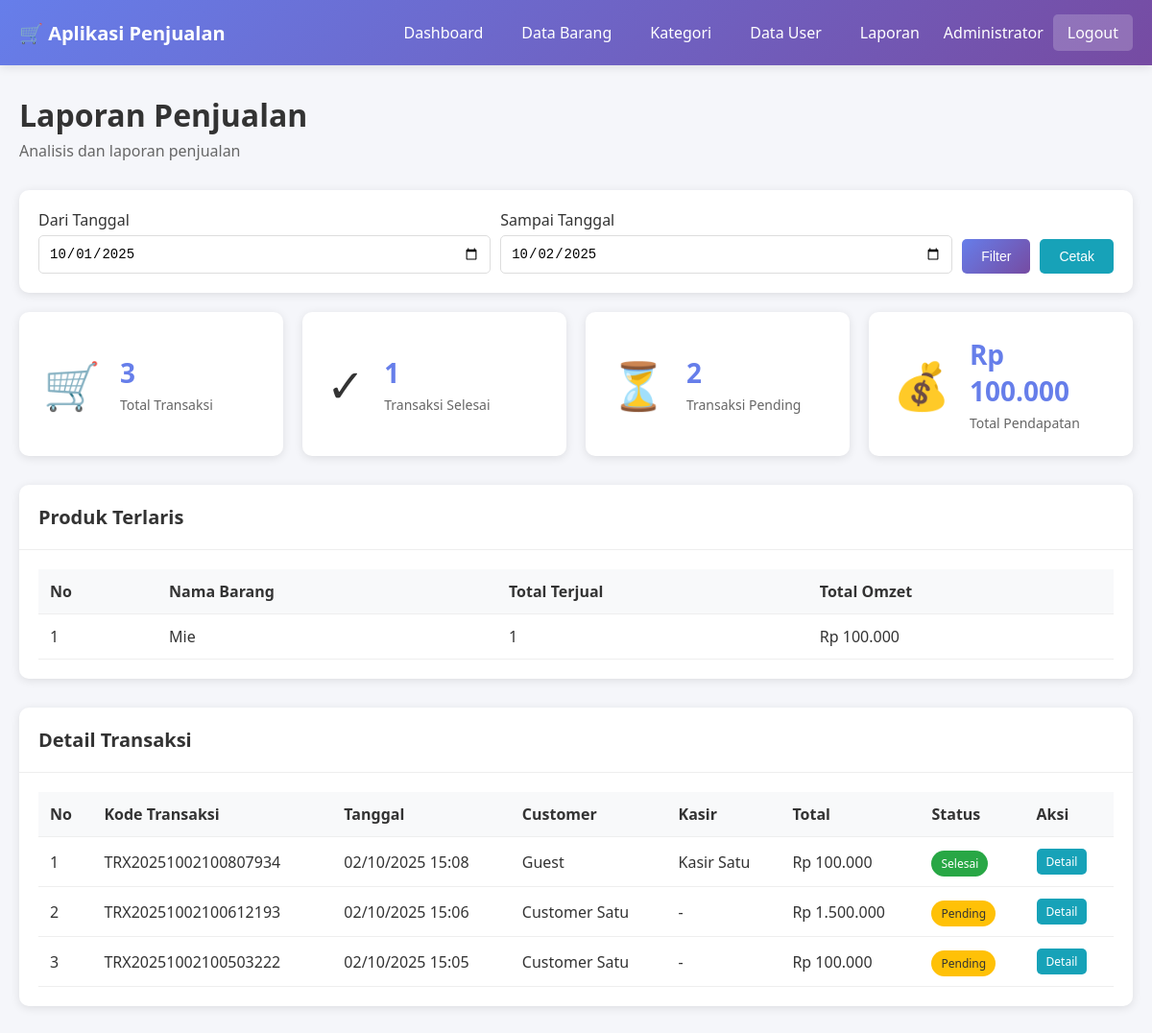
Screenshot of /laporan.php (signed in) with the database file from the repository.
### tables this page shows
CREATE TABLE `transaksi` (
  `id` int(11) NOT NULL,
  `kode_transaksi` varchar(50) NOT NULL,
  `id_customer` int(11) DEFAULT NULL,
  `id_kasir` int(11) DEFAULT NULL,
  `tanggal_transaksi` datetime DEFAULT current_timestamp(),
  `total_harga` decimal(10,2) NOT NULL,
  `status` enum('pending','selesai','batal') DEFAULT 'pending'
);

CREATE TABLE `users` (
  `id` int(11) NOT NULL,
  `username` varchar(50) NOT NULL,
  `password` varchar(255) NOT NULL,
  `nama_lengkap` varchar(100) NOT NULL,
  `email` varchar(100) DEFAULT NULL,
  `role` enum('admin','kasir','customer') NOT NULL,
  `alamat` text DEFAULT NULL,
  `no_telp` varchar(20) DEFAULT NULL,
  `created_at` timestamp NOT NULL DEFAULT current_timestamp()
);

### config.php (called while the page is built, shortened)
<?php
function format_rupiah($angka) {
    return "Rp " . number_format($angka, 0, ',', '.');
}
?>

### laporan.php (the view, shortened to what this page needs)
<?php
require_once 'config.php';
$dari = isset($_GET['dari']) ? clean_input($_GET['dari']) : date('Y-m-01');
$sampai = isset($_GET['sampai']) ? clean_input($_GET['sampai']) : date('Y-m-d');
$query_stats = "SELECT
                COUNT(*) as total_transaksi,
                SUM(CASE WHEN status='selesai' THEN total_harga ELSE 0 END) as total_pendapatan,
                SUM(CASE WHEN status='selesai' THEN 1 ELSE 0 END) as transaksi_selesai,
                SUM(CASE WHEN status='pending' THEN 1 ELSE 0 END) as transaksi_pending
                FROM transaksi
                WHERE DATE(tanggal_transaksi) BETWEEN '$dari' AND '$sampai'";
$result_stats = mysqli_query($conn, $query_stats);
$stats = mysqli_fetch_assoc($result_stats);
$query_transaksi = "SELECT t.*, u.nama_lengkap as nama_customer, k.nama_lengkap as nama_kasir
                    FROM transaksi t
                    LEFT JOIN users u ON t.id_customer = u.id
                    LEFT JOIN users k ON t.id_kasir = k.id
                    WHERE DATE(t.tanggal_transaksi) BETWEEN '$dari' AND '$sampai'
                    ORDER BY t.tanggal_transaksi DESC";
$result_transaksi = mysqli_query($conn, $query_transaksi);
$query_terlaris = "SELECT b.nama_barang, SUM(dt.jumlah) as total_terjual, SUM(dt.subtotal) as total_omzet
                   FROM detail_transaksi dt
                   JOIN barang b ON dt.id_barang = b.id
                   JOIN transaksi t ON dt.id_transaksi = t.id
                   WHERE t.status='selesai' AND DATE(t.tanggal_transaksi) BETWEEN '$dari' AND '$sampai'
                   GROUP BY dt.id_barang
                   ORDER BY total_terjual DESC
                   LIMIT 10";
$result_terlaris = mysqli_query($conn, $query_terlaris);
?>
<!DOCTYPE html>
<html lang="id">
<head>
    <link rel="stylesheet" href="style.css">
</head>
<body>
    <?php include 'navbar.php'; ?>
    <div class="container">
        <div class="page-header">
            <h1>Laporan Penjualan</h1>
            <p>Analisis dan laporan penjualan</p>
        </div>
        <div class="card" style="margin-bottom: 20px;">
            <div class="card-body">
                <form method="GET" action="" style="display: flex; gap: 10px; align-items: end;">
                    <div class="form-group" style="flex: 1; margin: 0;">
                        <label>Dari Tanggal</label>
                        <input type="date" name="dari" class="form-control" value="<?php echo $dari; ?>">
                    </div>
                    <div class="form-group" style="flex: 1; margin: 0;">
                        <label>Sampai Tanggal</label>
                        <input type="date" name="sampai" class="form-control" value="<?php echo $sampai; ?>">
                    </div>
                    <button type="submit" class="btn btn-primary">Filter</button>
                    <button onclick="window.print()" type="button" class="btn btn-info">Cetak</button>
                </form>
            </div>
        </div>
        <div class="stats-grid">
            <div class="stat-card">
                <div class="stat-icon">🛒</div>
                <div class="stat-info">
                    <h3><?php echo $stats['total_transaksi']; ?></h3>
                    <p>Total Transaksi</p>
                </div>
            </div>
            <div class="stat-card">
                <div class="stat-icon">✓</div>
                <div class="stat-info">
                    <h3><?php echo $stats['transaksi_selesai']; ?></h3>
                    <p>Transaksi Selesai</p>
                </div>
            </div>
            <div class="stat-card">
                <div class="stat-icon">⏳</div>
                <div class="stat-info">
                    <h3><?php echo $stats['transaksi_pending']; ?></h3>
                    <p>Transaksi Pending</p>
                </div>
            </div>
            <div class="stat-card">
                <div class="stat-icon">💰</div>
                <div class="stat-info">
                    <h3><?php echo format_rupiah($stats['total_pendapatan']); ?></h3>
                    <p>Total Pendapatan</p>
                </div>
            </div>
        </div>
        <div class="card">
            <div class="card-header">
                <h2>Produk Terlaris</h2>
            </div>
            <div class="card-body">
                <table class="table">
                    <thead>
                        <tr>
                            <th>No</th>
                            <th>Nama Barang</th>
                            <th>Total Terjual</th>
                            <th>Total Omzet</th>
                        </tr>
                    </thead>
                    <tbody>
                        <?php
                        $no = 1;
                        while ($row = mysqli_fetch_assoc($result_terlaris)):
                        ?>
                        <tr>
                            <td><?php echo $no++; ?></td>
                            <td><?php echo $row['nama_barang']; ?></td>
                            <td><?php echo $row['total_terjual']; ?></td>
                            <td><?php echo format_rupiah($row['total_omzet']); ?></td>
                        </tr>
                        <?php endwhile; ?>
                    </tbody>
                </table>
            </div>
        </div>
        <div class="card">
            <div class="card-header">
                <h2>Detail Transaksi</h2>
            </div>
            <div class="card-body">
                <table class="table">
                    <thead>
                        <tr>
                            <th>No</th>
                            <th>Kode Transaksi</th>
                            <th>Tanggal</th>
                            <th>Customer</th>
                            <th>Kasir</th>
                            <th>Total</th>
                            <th>Status</th>
                            <th>Aksi</th>
                        </tr>
                    </thead>
                    <tbody>
                        <?php
                        $no = 1;
                        while ($row = mysqli_fetch_assoc($result_transaksi)):
                        ?>
                        <tr>
                            <td><?php echo $no++; ?></td>
                            <td><?php echo $row['kode_transaksi']; ?></td>
                            <td><?php echo date('d/m/Y H:i', strtotime($row['tanggal_transaksi'])); ?></td>
                            <td><?php echo $row['nama_customer'] ?? 'Guest'; ?></td>
                            <td><?php echo $row['nama_kasir'] ?? '-'; ?></td>
                            <td><?php echo format_rupiah($row['total_harga']); ?></td>
                            <td>
                                <span class="badge badge-<?php echo $row['status']; ?>">
                                    <?php echo ucfirst($row['status']); ?>
                                </span>
                            </td>
                            <td>
                                <a href="detail_pesanan.php?id=<?php echo $row['id']; ?>"
                                   class="btn btn-info btn-sm">Detail</a>
                            </td>
                        </tr>
                        <?php endwhile; ?>
                    </tbody>
                </table>
            </div>
        </div>
    </div>
</body>
</html>

### navbar.php (shortened to what this page needs)
<nav class="navbar">
    <div class="nav-container">
        <div class="nav-brand">
            <a href="dashboard.php">🛒 Aplikasi Penjualan</a>
        </div>
        <ul class="nav-menu">
            <li><a href="dashboard.php">Dashboard</a></li>
            <?php if ($_SESSION['role'] == 'admin'): ?>
                <li><a href="barang.php">Data Barang</a></li>
                <li><a href="kategori.php">Kategori</a></li>
                <li><a href="users.php">Data User</a></li>
                <li><a href="laporan.php">Laporan</a></li>
            <?php endif; ?>
            <li class="nav-user">
                <span><?php echo $_SESSION['nama_lengkap']; ?></span>
                <a href="logout.php" class="btn-logout">Logout</a>
            </li>
        </ul>
    </div>
</nav>

### style.css (style rules this page uses)
* { margin: 0; padding: 0; box-sizing: border-box; }
body { font-family: 'Segoe UI', Tahoma, Geneva, Verdana, sans-serif; background: #f5f6fa; color: #333; }
.navbar { background: linear-gradient(135deg, #667eea 0%, #764ba2 100%); color: white; padding: 0; box-shadow: 0 2px 10px rgba(0,0,0,0.1); }
.nav-container { max-width: 1200px; margin: 0 auto; display: flex; justify-content: space-between; align-items: center; padding: 15px 20px; }
.nav-brand a { color: white; text-decoration: none; font-size: 20px; font-weight: bold; }
.nav-menu { display: flex; list-style: none; align-items: center; gap: 10px; }
.nav-menu li a { color: white; text-decoration: none; padding: 8px 15px; border-radius: 5px; transition: background 0.3s; }
.nav-user { display: flex; align-items: center; gap: 10px; }
.btn-logout { background: rgba(255,255,255,0.2); padding: 8px 15px; border-radius: 5px; }
.container { max-width: 1200px; margin: 30px auto; padding: 0 20px; }
.page-header { margin-bottom: 30px; }
.page-header h1 { font-size: 32px; color: #333; margin-bottom: 5px; }
.page-header p { color: #666; }
.stats-grid { display: grid; grid-template-columns: repeat(auto-fit, minmax(250px, 1fr)); gap: 20px; margin-bottom: 30px; }
.stat-card { background: white; padding: 25px; border-radius: 10px; box-shadow: 0 2px 10px rgba(0,0,0,0.1); display: flex; align-items: center; gap: 20px; }
.stat-icon { font-size: 48px; }
.stat-info h3 { font-size: 28px; color: #667eea; margin-bottom: 5px; }
.stat-info p { color: #666; font-size: 14px; }
.card { background: white; border-radius: 10px; box-shadow: 0 2px 10px rgba(0,0,0,0.1); margin-bottom: 30px; }
.card-header { padding: 20px; border-bottom: 1px solid #eee; display: flex; justify-content: space-between; align-items: center; }
.card-header h2 { font-size: 20px; color: #333; }
.card-body { padding: 20px; }
.table { width: 100%; border-collapse: collapse; }
.table thead { background: #f8f9fa; }
.table th, .table td { padding: 12px; text-align: left; border-bottom: 1px solid #eee; }
.table th { font-weight: 600; color: #333; }
.btn { padding: 10px 20px; border: none; border-radius: 5px; cursor: pointer; font-size: 14px; text-decoration: none; display: inline-block; transition: all 0.3s; }
.btn-primary { background: linear-gradient(135deg, #667eea 0%, #764ba2 100%); color: white; }
.btn-info { background: #17a2b8; color: white; }
.btn-sm { padding: 5px 10px; font-size: 12px; }
.badge { padding: 5px 10px; border-radius: 20px; font-size: 12px; font-weight: 500; }
.badge-pending { background: #ffc107; color: #333; }
.badge-selesai { background: #28a745; color: white; }
.form-group { margin-bottom: 20px; }
.form-group label { display: block; margin-bottom: 5px; color: #333; font-weight: 500; }
.form-control { width: 100%; padding: 10px; border: 1px solid #ddd; border-radius: 5px; font-size: 14px; }

### rows the page displays
transaksi: kode_transaksi "TRX20251002100807934", tanggal_transaksi "02/10/2025 15:08", nama_customer "Guest", id_kasir.nama_lengkap "Kasir Satu", total_harga "Rp 100.000", status "Selesai"
transaksi: kode_transaksi "TRX20251002100612193", tanggal_transaksi "02/10/2025 15:06", id_customer.nama_lengkap "Customer Satu", nama_kasir "-", total_harga "Rp 1.500.000", status "Pending"
transaksi: kode_transaksi "TRX20251002100503222", tanggal_transaksi "02/10/2025 15:05", id_customer.nama_lengkap "Customer Satu", nama_kasir "-", total_harga "Rp 100.000", status "Pending"

### other values shown
$_SESSION['nama_lengkap'] "Administrator"
$stats['total_transaksi'] "3"
$stats['transaksi_selesai'] "1"
$stats['transaksi_pending'] "2"
format_rupiah($stats['total_pendapatan']) "Rp 100.000"
$row['nama_barang'] "Mie"
$row['total_terjual'] "1"
format_rupiah($row['total_omzet']) "Rp 100.000"
